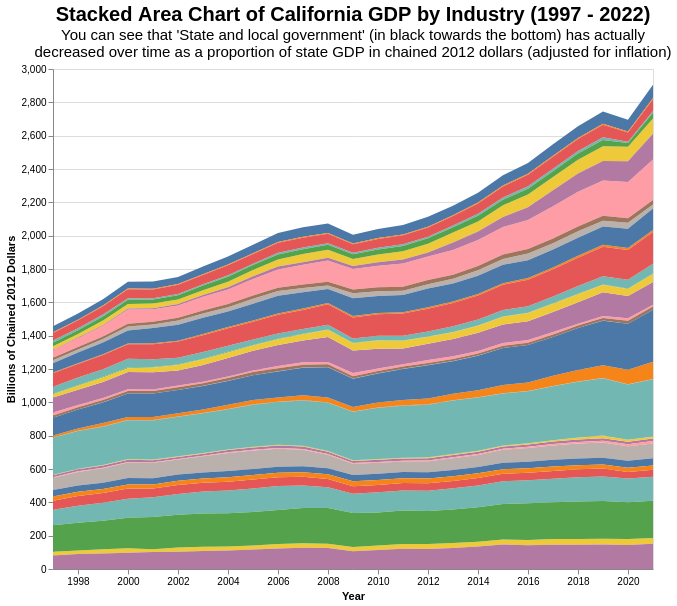

This figure's Vega-Lite source:
### Vega-Lite specification from a JSON file in a GitHub repository (floating-point values rounded to 4 significant figures; data arrays with more than 128 entries replaced by an {"elided": "..."} marker saying what was removed)
{"usermeta": {"embedOptions": {"theme": "fivethirtyeight"}}, "config": {"view": {"continuousWidth": 300, "continuousHeight": 300}}, "data": {"name": "data-94104e001a668fccf5d206da23eed756"}, "mark": {"type": "area"}, "encoding": {"color": {"field": "Industry", "legend": null, "title": "Industry", "type": "nominal"}, "tooltip": [{"field": "Industry", "title": "Industry", "type": "nominal"}, {"field": "Year2", "title": "Year", "type": "ordinal"}, {"field": "GDP", "format": "$,.2f", "title": "GDP", "type": "quantitative"}], "x": {"axis": {"grid": false}, "field": "Year", "title": "Year", "type": "temporal"}, "y": {"axis": {"grid": true}, "field": "yaxis", "stack": "zero", "title": "Billions of Chained 2012 Dollars", "type": "quantitative"}}, "height": 500, "title": {"text": "Stacked Area Chart of California GDP by Industry (1997 - 2022)", "fontSize": 20, "subtitle": ["You can see that 'State and local government' (in black towards the bottom) has actually", "decreased over time as a proportion of state GDP in chained 2012 dollars (adjusted for inflation)"], "subtitleFontSize": 15}, "width": 600, "$schema": "https://vega.github.io/schema/vega-lite/v5.8.0.json", "datasets": {"data-94104e001a668fccf5d206da23eed756": {"elided": "925 records"}}}
